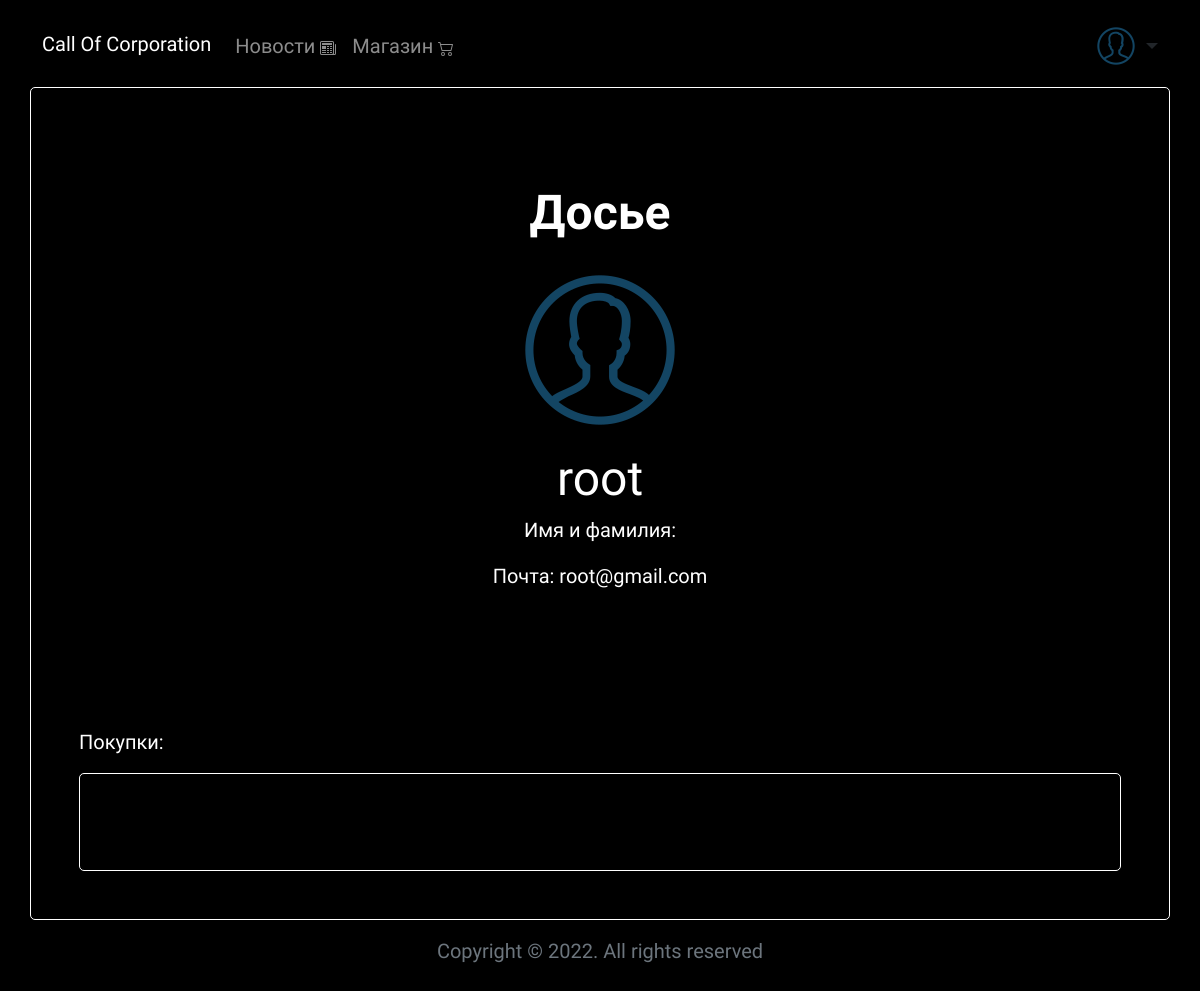
The app's page /users/1 (signed in) with its own data.
### users/models.py (models this page shows)
class CustomUser(AbstractUser):
    first_name = models.CharField(max_length=255)
    last_name = models.CharField(max_length=255)
    email = models.EmailField()
    image = models.ImageField(upload_to='static/img/', default='static/img/avatar.png')

### users/views.py (the view)
# urls.py: path('<int:pk>', views.Profiles.as_view(), name='profile'),
class Profiles(LoginRequiredMixin, ListView):
    model = apps.get_model('shops', 'PurchareUser')
    template_name = 'profile.html'
    login_url = 'login'

### templates/profile.html (shortened to what this page needs)
    {% extends 'base.html' %}
    {% load static %}
    {% load crispy_forms_tags %}
    {% block content %}
    <div class="container jumbo-trone text-white p-5 text-center">
        <div class="p-5 mb-4 text-white body-color rounded-3">
              <div class="container-fluid pb-5">
                <h1 class="display-5 fw-bold text-center">Досье</h1>
                <div class="container emp-profile">
                                <div class="profile-img">
                                    <img src="/{{user.image}}" alt=""/>
                                </div>
                            </div>
                   <h2 class="display-5">{{user.username}}</h2>
                  <p>Имя и фамилия: {{user.first_name}} {{user.last_name}}</p>
                  <p>Почта: {{user.email}}</p>
                </div>
              </div>
            <p class="text-start">Покупки:</p>
    <div class="container jumbo-trone text-white p-5">
    </div>
            </div>
    {% endblock %}

### templates/base.html (shortened to what this page needs)
<!doctype html>
{% load static %}
<html lang="en">
<head>
  <link rel="stylesheet" href="{% static 'css/bootstrap.css'%}">
  <link rel="stylesheet" href="{% static 'css/style.css'%}">
</head>
<body class="body-color">
  <nav class="navbar navbar-expand-lg navbar-color navbar-dark">
    <div class="container py-2">
      <a class="navbar-brand" href="{% url 'home' %}">
        Call Of Corporation
      </a>
      <div class="collapse navbar-collapse clearfix" id="navbarSupportedContent">
        <ul class="navbar-nav me-auto mb-1 mb-lg-0">
          <li class="nav-item">
            <a class="nav-link" href="{% url 'news_list' %}">
              Новости
            </a>
          </li>
          <li class="nav-item">
            <a class="nav-link" href="{% url 'shop_list' %}">
              Магазин
            </a>
          </li>
        </ul>
         {% if user.is_authenticated %}
        <div class="dropdown-center">
                    <a
                    class="nav-link dropdown-toggle d-flex align-items-center hidden-arrow"
                    href="#"
                    id="dropdownMenuLink"
                    role="button"
                    data-mdb-toggle="dropdown"
                    data-bs-toggle="dropdown"
                    aria-expanded="false"
                  >
                    <img
                      src="/{{ user.image }}"
                      class="rounded-circle"
                      height="50"
                      id="navbarDropdown"
                    </img>
                  </a>
                </div>
          {% else %}
          <a class="btn btn-outline-success" href="{% url 'login' %}" >Авторизация</a>
          <a class="btn btn-outline-light ms-2"  href="{% url 'signup' %}">Регистрация</a>
      {% endif %}
      </div>
    </div>
  </nav>
      {% block content %}
      {% endblock content %}
</body>
<div class="container">
  <footer class="footer mt-auto py-3">
    <p class="text-center text-muted">Copyright © 2022. All rights reserved</p>
  </footer>
</div>
</html>

### static/css/style.css (style rules this page uses)
body { font-family: 'Exo 2', sans-serif; background-color: black; font-size: 1.25em; }
.navbar-color { background-color: black; }
.nav-link { margin-top: 5px; }
.jumbo-trone { border-radius: 5px; border: solid 1px white; }

### records on screen
CustomUser: image (placeholder picture), username "root", email "root@gmail.com"
